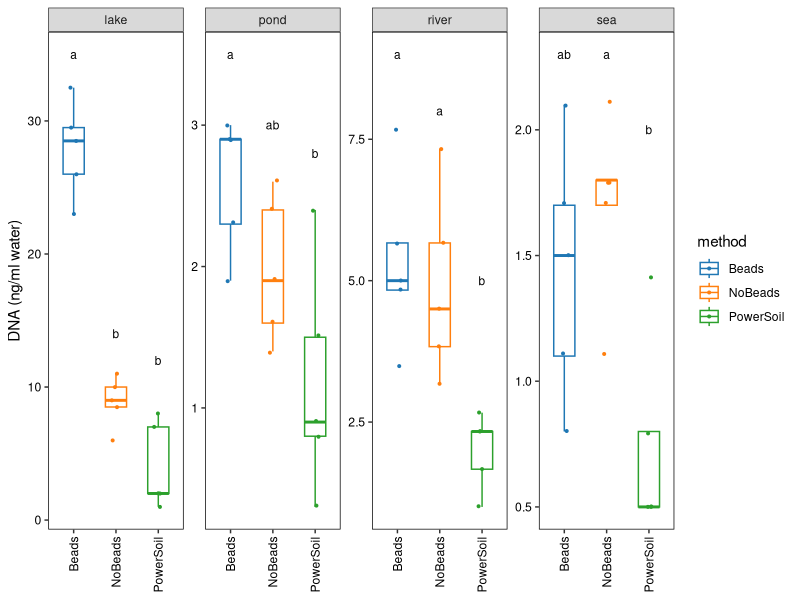

Here is the R script that generated this plot: (Note: this script raises an error after producing the figure.)
####
#### R script for Ushio (2018)
#### "Use of a filter cartridge combined with intra-cartridge bead beating improves detection of microbial DNA from water samples"
#### Supplementary Figure: Nanodrop results for DNA extraction test
#### 2018.6.22 Ushio (Figs generated on Mac OSX)
#### 2019.2.20 revised Ushio
####

#### load data
d <- read.csv("0_nanodrop_data/field_nanodrop.csv")
d$site <- factor(d$site, levels = c("lake", "river", "pond", "sea"))

#### library load
library("ggplot2")
library("cowplot")
library("ggsci")

#### Select samples
d_sample <- subset(d, sample_nc=="sample")

#### Export to ggplot
p1 <- ggplot(d_sample, aes(x=method, y=DNA_ng_ml_water, color = method))
p1 <- p1 + geom_boxplot(width = 0.5, outlier.shape = NA) + geom_jitter(width = 0.1, size=0.7)
p1 <- p1 + xlab(NULL) + ylab("DNA (ng/ml water)") + facet_wrap(.~site, scales = "free", ncol = 4)
p1 <- p1 + scale_color_d3()

# Statistical test
TukeyHSD(aov(DNA_ng_ml_water ~ method, data = subset(d_sample, site == "lake")))
TukeyHSD(aov(DNA_ng_ml_water ~ method, data = subset(d_sample, site == "river")))
TukeyHSD(aov(DNA_ng_ml_water ~ method, data = subset(d_sample, site == "pond")))
TukeyHSD(aov(DNA_ng_ml_water ~ method, data = subset(d_sample, site == "sea")))

ann.text.p1.1 <- data.frame(method = c("Beads", "NoBeads", "PowerSoil"),
                            DNA_ng_ml_water = c(35, 14, 12),
                            lab = c("a","b","b"), site = "lake")
ann.text.p1.2 <- data.frame(method = c("Beads", "NoBeads", "PowerSoil"),
                            DNA_ng_ml_water = c(9, 8, 5),
                            lab = c("a","a","b"), site = "river")
ann.text.p1.3 <- data.frame(method = c("Beads", "NoBeads", "PowerSoil"),
                            DNA_ng_ml_water = c(3.5, 3, 2.8),
                            lab = c("a","ab","b"), site = "pond")
ann.text.p1.4 <- data.frame(method = c("Beads", "NoBeads", "PowerSoil"),
                            DNA_ng_ml_water = c(2.3, 2.3, 2),
                            lab = c("ab","a","b"), site = "sea")

#p1 <- p1 + ylim(0,36)
p1 <- p1 + geom_text(data = ann.text.p1.1, aes(x = method, y = DNA_ng_ml_water, label = lab), size = 3, color = "black")
p1 <- p1 + geom_text(data = ann.text.p1.2, aes(x = method, y = DNA_ng_ml_water, label = lab), size = 3, color = "black")
p1 <- p1 + geom_text(data = ann.text.p1.3, aes(x = method, y = DNA_ng_ml_water, label = lab), size = 3, color = "black")
p1 <- p1 + geom_text(data = ann.text.p1.4, aes(x = method, y = DNA_ng_ml_water, label = lab), size = 3, color = "black")
p1 <- p1 + theme_bw() + theme(panel.border = element_rect(color="black", fill=NA),
                              plot.title = element_blank(),
                              axis.title.x = element_blank(),
                              axis.text = element_text(colour = "black"),
                              axis.title = element_text(colour = "black"),
                              panel.grid.minor = element_blank(),
                              panel.grid.major = element_blank(),
                              #axis.text.x = element_text(angle = -90, vjust = 0.5, hjust = 0))
                              axis.text.x = element_text(angle = 90, vjust = 0.5, hjust = 1))

# Output
quartz(type="pdf", file="0_RawFigs/PDF/FigS_NanoDrop.pdf", width=7, height=3); p1; dev.off()
saveRDS(p1, "0_RawFigs/Robj/FigS_NanoDrop.obj")
